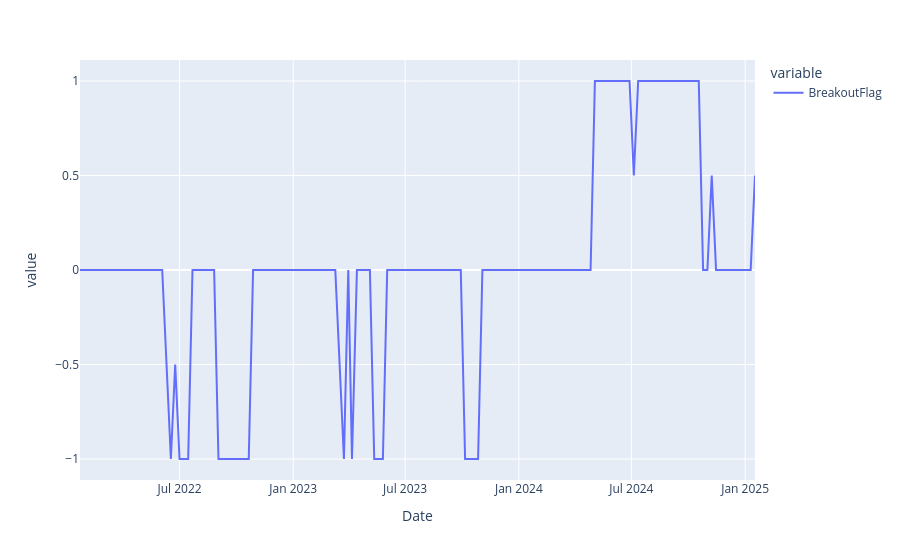

Notebook code for this chart:
### Code cell
pd.options.plotting.backend = "plotly"
breakout_status["WeeklyScore"].plot()

### Figure 1 — Plotly figure (JSON) as saved in the notebook; plotly's stock layout.template omitted (floating-point values rounded to 4 significant figures; data arrays with more than 128 entries replaced by an {"elided": "..."} marker saying what was removed)
{"data": [{"hovertemplate": "variable=BreakoutFlag<br>Date=%{x}<br>value=%{y}<extra></extra>", "legendgroup": "BreakoutFlag", "line": {"color": "#636efa", "dash": "solid"}, "marker": {"symbol": "circle"}, "mode": "lines", "name": "BreakoutFlag", "orientation": "v", "showlegend": true, "type": "scatter", "x": {"elided": "157 str values"}, "xaxis": "x", "y": {"elided": "157 float values"}, "yaxis": "y"}], "layout": {"legend": {"title": {"text": "variable"}, "tracegroupgap": 0}, "margin": {"t": 60}, "xaxis": {"anchor": "y", "domain": [0, 1], "title": {"text": "Date"}}, "yaxis": {"anchor": "x", "domain": [0, 1], "title": {"text": "value"}}}}
